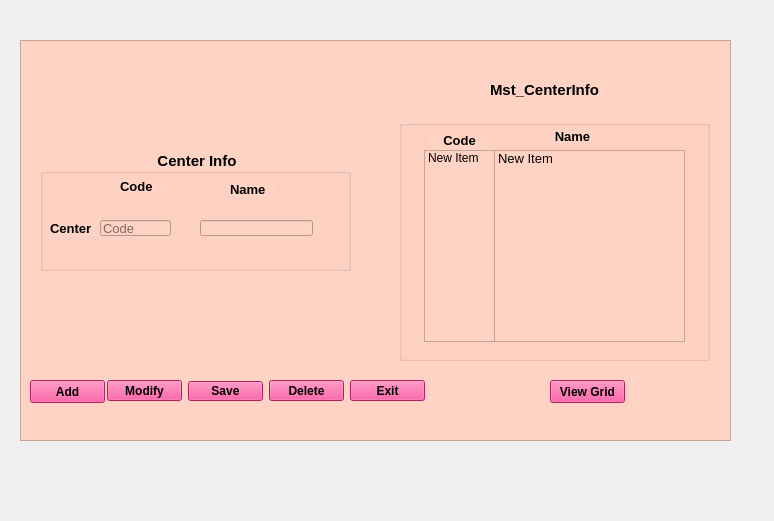
<?xml version="1.0" encoding="UTF-8"?>
<ui version="4.0">
 <class>Form</class>
 <widget class="QWidget" name="Form">
  <property name="geometry">
   <rect>
    <x>0</x>
    <y>0</y>
    <width>774</width>
    <height>521</height>
   </rect>
  </property>
  <property name="windowTitle">
   <string>Form</string>
  </property>
  <widget class="QFrame" name="frame">
   <property name="geometry">
    <rect>
     <x>20</x>
     <y>40</y>
     <width>711</width>
     <height>401</height>
    </rect>
   </property>
   <property name="font">
    <font>
     <pointsize>10</pointsize>
    </font>
   </property>
   <property name="styleSheet">
    <string notr="true">background-color: rgb(135, 189, 216);
background-color: rgb(225, 114, 255);
background-color: rgb(255, 211, 196);</string>
   </property>
   <property name="frameShape">
    <enum>QFrame::StyledPanel</enum>
   </property>
   <property name="frameShadow">
    <enum>QFrame::Raised</enum>
   </property>
   <widget class="QGroupBox" name="Center_info">
    <property name="geometry">
     <rect>
      <x>20</x>
      <y>110</y>
      <width>311</width>
      <height>121</height>
     </rect>
    </property>
    <property name="font">
     <font>
      <pointsize>11</pointsize>
      <weight>75</weight>
      <bold>true</bold>
     </font>
    </property>
    <property name="styleSheet">
     <string notr="true">QGroupBox{border:2px solid Black;};</string>
    </property>
    <property name="title">
     <string>Center Info</string>
    </property>
    <property name="alignment">
     <set>Qt::AlignCenter</set>
    </property>
    <widget class="QLabel" name="Code">
     <property name="geometry">
      <rect>
       <x>80</x>
       <y>30</y>
       <width>47</width>
       <height>13</height>
      </rect>
     </property>
     <property name="font">
      <font>
       <pointsize>10</pointsize>
       <weight>75</weight>
       <bold>true</bold>
      </font>
     </property>
     <property name="text">
      <string>Code</string>
     </property>
    </widget>
    <widget class="QLabel" name="Name">
     <property name="geometry">
      <rect>
       <x>190</x>
       <y>31</y>
       <width>47</width>
       <height>16</height>
      </rect>
     </property>
     <property name="font">
      <font>
       <pointsize>10</pointsize>
       <weight>75</weight>
       <bold>true</bold>
      </font>
     </property>
     <property name="text">
      <string>Name</string>
     </property>
    </widget>
    <widget class="QLabel" name="Center">
     <property name="geometry">
      <rect>
       <x>10</x>
       <y>70</y>
       <width>47</width>
       <height>16</height>
      </rect>
     </property>
     <property name="font">
      <font>
       <pointsize>10</pointsize>
       <weight>75</weight>
       <bold>true</bold>
      </font>
     </property>
     <property name="text">
      <string>Center</string>
     </property>
    </widget>
    <widget class="QLineEdit" name="Code_text">
     <property name="enabled">
      <bool>false</bool>
     </property>
     <property name="geometry">
      <rect>
       <x>60</x>
       <y>70</y>
       <width>71</width>
       <height>16</height>
      </rect>
     </property>
     <property name="font">
      <font>
       <pointsize>10</pointsize>
      </font>
     </property>
     <property name="placeholderText">
      <string>Code</string>
     </property>
    </widget>
    <widget class="QLineEdit" name="name_text">
     <property name="geometry">
      <rect>
       <x>160</x>
       <y>70</y>
       <width>113</width>
       <height>16</height>
      </rect>
     </property>
     <property name="font">
      <font>
       <pointsize>10</pointsize>
      </font>
     </property>
     <property name="placeholderText">
      <string/>
     </property>
    </widget>
   </widget>
   <widget class="QLabel" name="Mst_Centerinfo">
    <property name="geometry">
     <rect>
      <x>470</x>
      <y>40</y>
      <width>121</width>
      <height>20</height>
     </rect>
    </property>
    <property name="font">
     <font>
      <pointsize>11</pointsize>
      <weight>75</weight>
      <bold>true</bold>
     </font>
    </property>
    <property name="text">
     <string>Mst_CenterInfo</string>
    </property>
   </widget>
   <widget class="QPushButton" name="View_grid_btn">
    <property name="geometry">
     <rect>
      <x>530</x>
      <y>340</y>
      <width>75</width>
      <height>23</height>
     </rect>
    </property>
    <property name="font">
     <font>
      <weight>75</weight>
      <bold>true</bold>
     </font>
    </property>
    <property name="styleSheet">
     <string notr="true">background-color: rgb(255, 210, 183);
background-color: rgb(188, 255, 244);
background-color: rgb(255, 41, 134);</string>
    </property>
    <property name="text">
     <string>View Grid</string>
    </property>
   </widget>
   <widget class="QPushButton" name="Exit_btn">
    <property name="geometry">
     <rect>
      <x>330</x>
      <y>340</y>
      <width>75</width>
      <height>21</height>
     </rect>
    </property>
    <property name="font">
     <font>
      <weight>75</weight>
      <bold>true</bold>
     </font>
    </property>
    <property name="styleSheet">
     <string notr="true">background-color: rgb(255, 121, 161);
background-color: rgb(143, 216, 255);
background-color: rgb(255, 41, 134);</string>
    </property>
    <property name="text">
     <string>Exit</string>
    </property>
   </widget>
   <widget class="QPushButton" name="Delete_btn">
    <property name="geometry">
     <rect>
      <x>249</x>
      <y>340</y>
      <width>75</width>
      <height>21</height>
     </rect>
    </property>
    <property name="font">
     <font>
      <weight>75</weight>
      <bold>true</bold>
     </font>
    </property>
    <property name="styleSheet">
     <string notr="true">background-color: rgb(255, 205, 189);
background-color: rgb(255, 102, 151);
background-color: rgb(255, 41, 134);</string>
    </property>
    <property name="text">
     <string>Delete</string>
    </property>
   </widget>
   <widget class="QPushButton" name="add_btn">
    <property name="geometry">
     <rect>
      <x>10</x>
      <y>340</y>
      <width>75</width>
      <height>23</height>
     </rect>
    </property>
    <property name="font">
     <font>
      <weight>75</weight>
      <bold>true</bold>
     </font>
    </property>
    <property name="styleSheet">
     <string notr="true">background-color: rgb(166, 158, 255);
background-color: rgb(255, 41, 134);</string>
    </property>
    <property name="text">
     <string>Add</string>
    </property>
   </widget>
   <widget class="QPushButton" name="Save_btn">
    <property name="geometry">
     <rect>
      <x>168</x>
      <y>341</y>
      <width>75</width>
      <height>20</height>
     </rect>
    </property>
    <property name="font">
     <font>
      <weight>75</weight>
      <bold>true</bold>
     </font>
    </property>
    <property name="styleSheet">
     <string notr="true">background-color: rgb(255, 156, 196);
background-color: rgb(255, 41, 134);</string>
    </property>
    <property name="text">
     <string>Save</string>
    </property>
   </widget>
   <widget class="QPushButton" name="Modify_btn">
    <property name="geometry">
     <rect>
      <x>87</x>
      <y>340</y>
      <width>75</width>
      <height>21</height>
     </rect>
    </property>
    <property name="font">
     <font>
      <weight>75</weight>
      <bold>true</bold>
     </font>
    </property>
    <property name="styleSheet">
     <string notr="true">background-color: rgb(255, 156, 196);
background-color: rgb(255, 41, 134);</string>
    </property>
    <property name="text">
     <string>Modify</string>
    </property>
   </widget>
   <widget class="QGroupBox" name="groupBox">
    <property name="geometry">
     <rect>
      <x>379</x>
      <y>80</y>
      <width>311</width>
      <height>241</height>
     </rect>
    </property>
    <property name="styleSheet">
     <string notr="true">QGroupBox{border:2px solid Black;};</string>
    </property>
    <property name="title">
     <string/>
    </property>
    <widget class="QLabel" name="name1">
     <property name="geometry">
      <rect>
       <x>150</x>
       <y>10</y>
       <width>47</width>
       <height>13</height>
      </rect>
     </property>
     <property name="font">
      <font>
       <pointsize>10</pointsize>
       <weight>75</weight>
       <bold>true</bold>
      </font>
     </property>
     <property name="text">
      <string>Name</string>
     </property>
     <property name="alignment">
      <set>Qt::AlignCenter</set>
     </property>
    </widget>
    <widget class="QListWidget" name="listWidget_name">
     <property name="geometry">
      <rect>
       <x>95</x>
       <y>30</y>
       <width>191</width>
       <height>192</height>
      </rect>
     </property>
     <property name="font">
      <font>
       <pointsize>10</pointsize>
      </font>
     </property>
     <item>
      <property name="text">
       <string>New Item</string>
      </property>
     </item>
    </widget>
    <widget class="QListWidget" name="listWidget_code">
     <property name="geometry">
      <rect>
       <x>25</x>
       <y>30</y>
       <width>71</width>
       <height>192</height>
      </rect>
     </property>
     <item>
      <property name="text">
       <string>New Item</string>
      </property>
     </item>
    </widget>
    <widget class="QLabel" name="code1">
     <property name="geometry">
      <rect>
       <x>30</x>
       <y>10</y>
       <width>61</width>
       <height>20</height>
      </rect>
     </property>
     <property name="font">
      <font>
       <pointsize>10</pointsize>
       <weight>75</weight>
       <bold>true</bold>
      </font>
     </property>
     <property name="styleSheet">
      <string notr="true">QGroupBox{border:2px solid Black;};</string>
     </property>
     <property name="text">
      <string>Code</string>
     </property>
     <property name="alignment">
      <set>Qt::AlignCenter</set>
     </property>
    </widget>
   </widget>
  </widget>
 </widget>
 <resources/>
 <connections/>
</ui>
